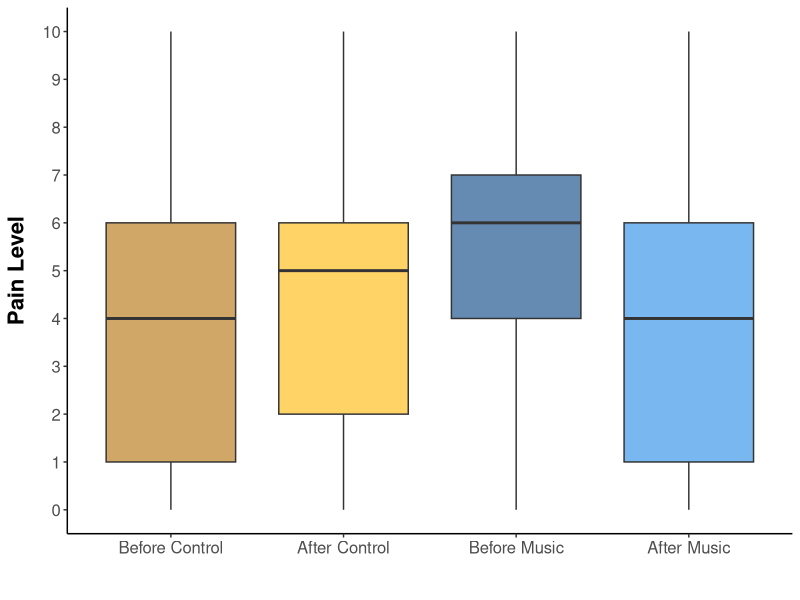
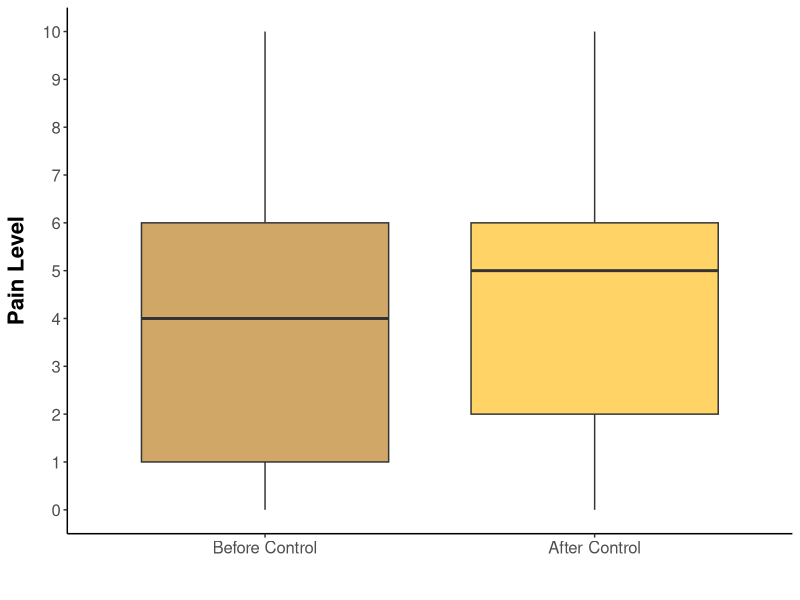
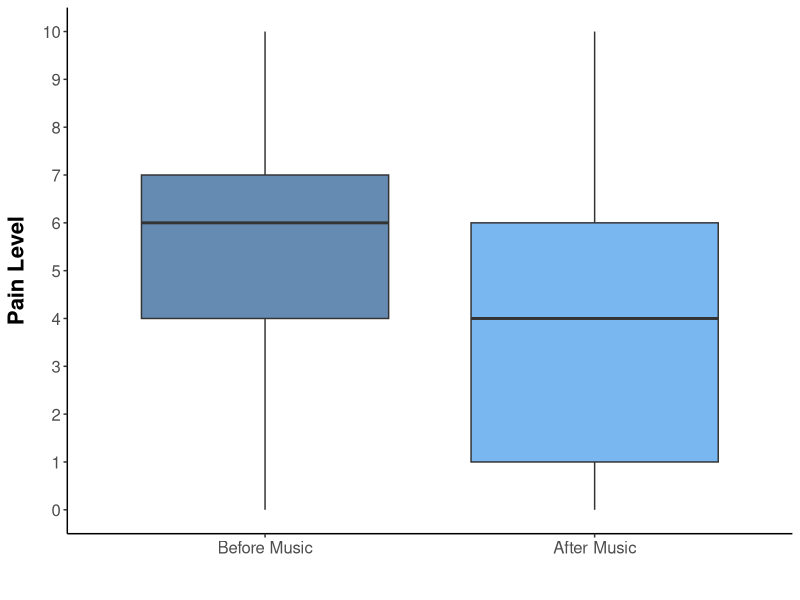

Reproduce these figures in R, in order.
## ---- chunk 1
knitr::opts_chunk$set(echo = TRUE)
## ---- chunk 2
library(ggplot2)
library(tidyr)
library(dplyr)

#changed column setup to make boxplot work
data <- read.csv("musicdataset.csv")
#control treatment
data_total <- data %>%
  select(1, 5, 6, 7, 8) %>%
  pivot_longer(
    cols = c(2, 3, 4, 5),
    names_to = "treatment",
    values_to = "value" )


#plot control
    ggplot(data_total, aes(x=treatment, y=value, fill=treatment)) + 
    geom_boxplot(alpha=0.6) +
    
    scale_y_continuous(limits = c(0, 10), breaks = seq(0, 10, 1)) +
  
    theme_classic() +
    theme(legend.position="none") +
    scale_fill_manual(values = c("pic1" ="#B16C02" , "pic2" = "#FFB501", "pim1" ="#003F80" , "pim2" = "#1E88E5")) +
    theme(axis.text.x = element_text(size=12)) +
      theme(axis.title.x = element_text(size=16, face="bold", margin = margin(t = 10))) +
    theme(axis.text.y = element_text(size=12)) + 
    theme(axis.title.y = element_text(size=16, face="bold", margin = margin(r = 10))) +
    theme(plot.title = element_text(face = "bold", size=16, margin = margin(b = 10))) +
    ylab("Pain Level") +
    xlab("") +
      scale_x_discrete(labels = c("pic1" = "Before Control", "pic2" = "After Control", "pim1" = "Before Music", "pim2" = "After Music"))
    
## ---- chunk 3
library(ggplot2)
library(tidyr)
library(dplyr)

#changed column setup to make boxplot work
data <- read.csv("musicdataset.csv")
#control treatment
data_control <- data %>%
  select(1, 5, 6) %>%
  pivot_longer(
    cols = c(2, 3),
    names_to = "treatment",
    values_to = "value" )


#plot control
    ggplot(data_control, aes(x=treatment, y=value, fill=treatment)) + 
    geom_boxplot(alpha=0.6) +
    
    scale_y_continuous(limits = c(0, 10), breaks = seq(0, 10, 1)) +
  
    theme_classic() +
    theme(legend.position="none") +
    scale_fill_manual(values = c("pic1" ="#B16C02" , "pic2" = "#FFB501")) +
    theme(axis.text.x = element_text(size=12)) +
      theme(axis.title.x = element_text(size=16, face="bold", margin = margin(t = 10))) +
    theme(axis.text.y = element_text(size=12)) + 
    theme(axis.title.y = element_text(size=16, face="bold", margin = margin(r = 10))) +
    theme(plot.title = element_text(face = "bold", size=16, margin = margin(b = 10))) +
    ylab("Pain Level") +
    xlab("") +
      scale_x_discrete(labels = c("pic1" = "Before Control", "pic2" = "After Control"))
## ---- chunk 4
library(ggplot2)
library(tidyr)
library(dplyr)

#changed column setup to make boxplot work
data <- read.csv("musicdataset.csv")
#music treatment
data_music <- data %>%
  select(1, 7, 8) %>%
  pivot_longer(
    cols = c(2, 3),
    names_to = "treatment",
    values_to = "value")

#plot music
    ggplot(data_music, aes(x=treatment, y=value, fill=treatment)) + 
    geom_boxplot(alpha=0.6) +
    
    scale_y_continuous(limits = c(0, 10), breaks = seq(0, 10, 1)) +
    scale_fill_manual(values = c("pim1" ="#003F80" , "pim2" = "#1E88E5")) +
    theme_classic() +
    theme(legend.position="none") +
    theme(axis.text.x = element_text(size=12)) +
      theme(axis.title.x = element_text(size=16, face="bold", margin = margin(t = 10))) +
    theme(axis.text.y = element_text(size=12)) + 
    theme(axis.title.y = element_text(size=16, face="bold", margin = margin(r = 10))) +
    theme(plot.title = element_text(face = "bold", size=16, margin = margin(b = 10))) +
    ylab("Pain Level") +
    xlab("") +
    scale_x_discrete(labels = c("pim1" = "Before Music", "pim2" = "After Music"))
    
## ---- chunk 5
t.test(data$pic2, data$pic1, paired = TRUE)

## ---- chunk 6
t.test(data$pim2, data$pim1, paired = TRUE)

